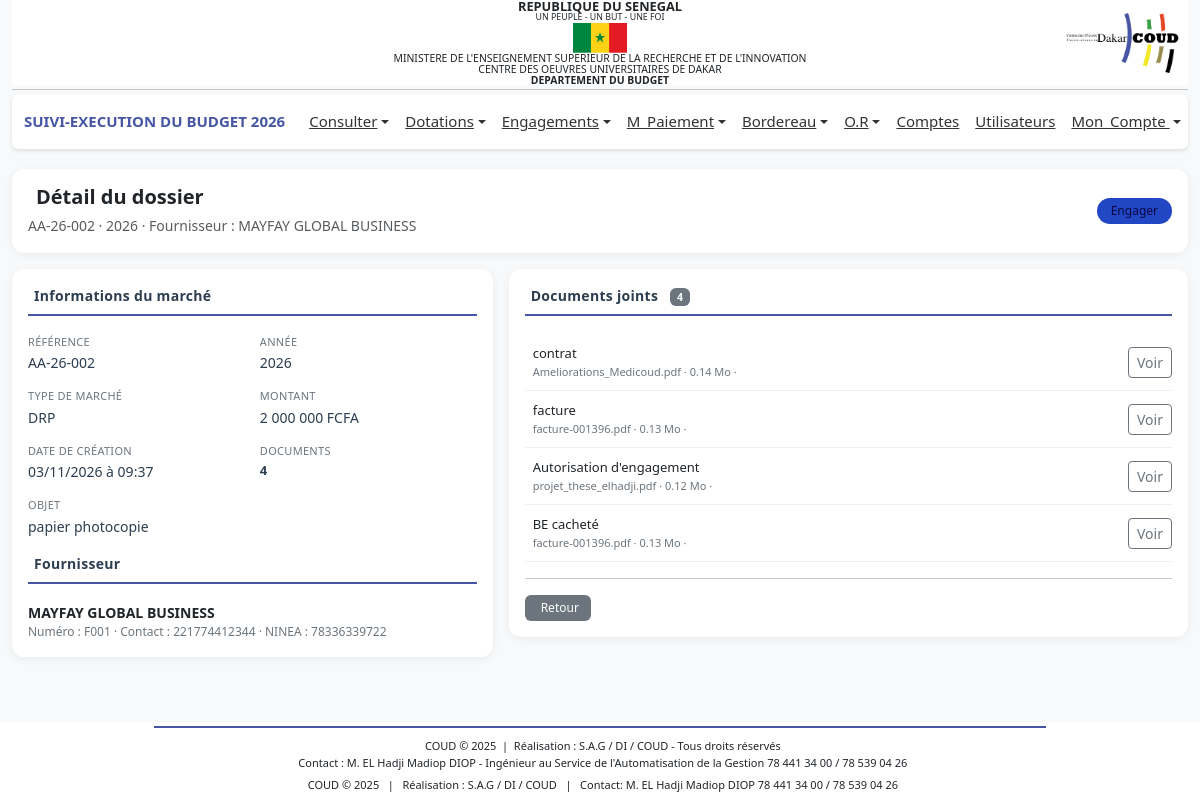
/payement/traitement_marche.php?id=7 (signed in), run on the app's committed database.
### tables this page shows
CREATE TABLE IF NOT EXISTS `sigm_marches` (
  `id` int UNSIGNED NOT NULL AUTO_INCREMENT,
  `reference` varchar(100) NOT NULL,
  `annee` year NOT NULL,
  `montant` decimal(15,2) NOT NULL DEFAULT '0.00',
  `nature` varchar(100) NOT NULL,
  `type_marche` varchar(100) NOT NULL,
  `objet` text NOT NULL,
  `id_fournisseur` int NOT NULL,
  `statut` varchar(200) NOT NULL DEFAULT 'en_attente',
  `statut_2` varchar(255) DEFAULT NULL,
  `motif_annulation` text,
  `created_by` int DEFAULT NULL,
  `validated_by` int DEFAULT NULL,
  `cancelled_by` int DEFAULT NULL,
  `date_creation` datetime NOT NULL DEFAULT CURRENT_TIMESTAMP,
  `date_validation` datetime DEFAULT NULL,
  `date_annulation` datetime DEFAULT NULL,
  `updated_at` datetime DEFAULT NULL ON UPDATE CURRENT_TIMESTAMP,
  PRIMARY KEY (`id`),
  UNIQUE KEY `reference` (`reference`),
  KEY `idx_annee` (`annee`),
  KEY `idx_statut` (`statut`),
  KEY `idx_type_marche` (`nature`),
  KEY `idx_created_by` (`created_by`)
);

CREATE TABLE IF NOT EXISTS `bud_fournisseur` (
  `idFourn` int NOT NULL AUTO_INCREMENT,
  `numFourn` varchar(50) DEFAULT NULL,
  `adresse` varchar(100) DEFAULT NULL,
  `nom` varchar(100) DEFAULT NULL,
  `nature` varchar(100) DEFAULT NULL,
  `ninea` varchar(20) DEFAULT NULL,
  `rccm` varchar(50) DEFAULT NULL,
  `email` varchar(100) DEFAULT NULL,
  `observations` text,
  `dateSys` datetime DEFAULT CURRENT_TIMESTAMP,
  `contact` varchar(100) DEFAULT NULL,
  `numAgrement` varchar(100) DEFAULT NULL,
  `fichierAgrement` varchar(255) DEFAULT NULL,
  PRIMARY KEY (`idFourn`)
);

CREATE TABLE IF NOT EXISTS `sigm_marche_documents` (
  `id` int UNSIGNED NOT NULL AUTO_INCREMENT,
  `marche_id` int UNSIGNED NOT NULL,
  `nom_original` varchar(255) NOT NULL,
  `nom_fichier` varchar(255) NOT NULL,
  `chemin_fichier` varchar(500) NOT NULL,
  `type_document` varchar(150) NOT NULL,
  `extension` varchar(20) NOT NULL,
  `taille` bigint UNSIGNED NOT NULL DEFAULT '0',
  `statut` enum('en_attente','valide','annule') NOT NULL DEFAULT 'en_attente',
  `uploaded_by` int DEFAULT NULL,
  `date_upload` datetime NOT NULL DEFAULT CURRENT_TIMESTAMP,
  PRIMARY KEY (`id`),
  KEY `idx_marche_id` (`marche_id`),
  KEY `idx_statut` (`statut`),
  KEY `idx_type_document` (`type_document`)
);

### payement/traitement_marche.php (the view, shortened to what this page needs)
<?php
global $connexion;
$id = isset($_GET['id']) ? (int) $_GET['id'] : 0;
$sql = "
    SELECT
        m.*,
        f.nom AS nom_fournisseur,
        f.numFourn AS num_fournisseur,
        f.contact AS contact_fournisseur,
        f.ninea AS ninea_fournisseur,
        COUNT(d.id) AS nombre_documents,
        SUM(CASE WHEN d.statut = 'valide' THEN 1 ELSE 0 END) AS documents_valides,
        SUM(CASE WHEN d.statut = 'rejete' THEN 1 ELSE 0 END) AS documents_rejetes,
        SUM(CASE WHEN d.statut = 'en_entente' THEN 1 ELSE 0 END) AS documents_attente
    FROM sigm_marches m
    LEFT JOIN bud_fournisseur f ON f.idFourn = m.id_fournisseur
    LEFT JOIN sigm_marche_documents d ON d.marche_id = m.id
    WHERE m.id = ?
    GROUP BY m.id
";
$stmt = mysqli_prepare($connexion, $sql);
mysqli_stmt_bind_param($stmt, 'i', $id);
mysqli_stmt_execute($stmt);
$result = mysqli_stmt_get_result($stmt);
$marche = mysqli_fetch_assoc($result);
$sqlDocs = '
    SELECT *
    FROM sigm_marche_documents
    WHERE marche_id = ?
    ORDER BY date_upload ASC
';
$stmtDocs = mysqli_prepare($connexion, $sqlDocs);
mysqli_stmt_bind_param($stmtDocs, 'i', $id);
mysqli_stmt_execute($stmtDocs);
$documents = mysqli_stmt_get_result($stmtDocs);
include '../includes/header.php';
?>
<main class="container-fluid mt-3">
    <div class="card card-simple mb-3">
        <div class="card-body py-3">
            <div class="d-flex justify-content-between align-items-center flex-wrap gap-2">
                <div>
                    <h5 class="fw-bold text-dark mb-1">
                        Détail du dossier
                    </h5>
                    <small class="text-muted">
                        <?= htmlspecialchars($marche['reference']) ?>
                        <?php if (!empty($marche['annee'])): ?>
                        · <?= htmlspecialchars($marche['annee']) ?>
                        <?php endif; ?>
                        · Fournisseur : <?= htmlspecialchars($marche['nom_fournisseur'] ?? 'Non défini') ?>
                    </small>
                </div>
                <div>
                    <span class="statut-badge <?= $marche['statut'] ?>">
                        <?php
                        $statuts = [
                            'en_entente' => 'En_entente',
                            'valide' => 'Validé',
                            'engager' => 'Engager',
                            'annule' => 'Annulé',
                            'rejete' => 'Rejeté'
                        ];
                        echo $statuts[$marche['statut']] ?? $marche['statut'];
                        ?>
                    </span>
                </div>
            </div>
        </div>
    </div>
    <div class="row g-3">
        <div class="col-lg-5">
            <div class="card card-simple">
                <div class="card-body">
                    <div class="section-title">
                        Informations du marché
                    </div>
                    <div class="info-grid">
                        <div>
                            <div class="info-label">Référence</div>
                            <div class="info-value"><?= htmlspecialchars($marche['reference']) ?></div>
                        </div>
                        <div>
                            <div class="info-label">Année</div>
                            <div class="info-value"><?= htmlspecialchars($marche['annee']) ?></div>
                        </div>
                        <div>
                            <div class="info-label">Type de marché</div>
                            <div class="info-value"><?= htmlspecialchars($marche['type_marche']) ?></div>
                        </div>
                        <div>
                            <div class="info-label">Montant</div>
                            <div class="info-value">
                                <?= number_format($marche['montant'], 0, ',', ' ') ?> FCFA
                            </div>
                        </div>
                        <div>
                            <div class="info-label">Date de création</div>
                            <div class="info-value">
                                <?= date('d/m/Y à H:i', strtotime($marche['date_creation'])) ?>
                            </div>
                        </div>
                        <div>
                            <div class="info-label">Documents</div>
                            <div class="info-value doc-count">
                                <span class="total"><?= (int) $marche['nombre_documents'] ?></span>
                            </div>
                        </div>
                        <div class="full-width">
                            <div class="info-label">Objet</div>
                            <div class="info-value">
                                <?= nl2br(htmlspecialchars($marche['objet'])) ?>
                            </div>
                        </div>
                    </div>
                    <?php if ($marche['nom_fournisseur']): ?>
                    <div class="section-title mt-3">
                        Fournisseur
                    </div>
                    <div class="fournisseur-info">
                        <div class="nom"><?= htmlspecialchars($marche['nom_fournisseur']) ?></div>
                        <div class="num">
                            <?php if ($marche['num_fournisseur']): ?>
                            Numéro : <?= htmlspecialchars($marche['num_fournisseur']) ?>
                            <?php endif; ?>
                            <?php if ($marche['contact_fournisseur']): ?>
                            · Contact : <?= htmlspecialchars($marche['contact_fournisseur']) ?>
                            <?php endif; ?>
                            <?php if ($marche['ninea_fournisseur']): ?>
                            · NINEA : <?= htmlspecialchars($marche['ninea_fournisseur']) ?>
                            <?php endif; ?>
                        </div>
                    </div>
                    <?php endif; ?>
                </div>
            </div>
        </div>
        <div class="col-lg-7">
            <div class="card card-simple">
                <div class="card-body">
                    <div class="section-title">
                        Documents joints
                        <span class="badge bg-secondary ms-2"><?= (int) $marche['nombre_documents'] ?></span>
                    </div>
                    <?php if (mysqli_num_rows($documents) > 0): ?>
                    <?php while ($doc = mysqli_fetch_assoc($documents)): ?>
                    <div class="document-item">
                        <div class="d-flex justify-content-between align-items-center gap-2">
                            <div class="d-flex align-items-center gap-2 flex-grow-1" style="min-width:0;">
                                <div class="flex-grow-1" style="min-width:0;">
                                    <div class="document-name text-truncate">
                                        <?= htmlspecialchars($doc['type_document']) ?>
                                    </div>
                                    <div class="document-meta">
                                        <?= htmlspecialchars($doc['nom_original']) ?>
                                        <?php if (!empty($doc['taille'])): ?>
                                        · <?= number_format($doc['taille'] / 1024 / 1024, 2) ?> Mo
                                        <?php endif; ?>
                                        · <span class="document-status <?= htmlspecialchars($doc['statut']) ?>">
                                        </span>
                                    </div>
                                </div>
                            </div>
                            <div class="d-flex align-items-center gap-1">
                                <a href="../<?= htmlspecialchars($doc['chemin_fichier']) ?>" target="_blank"
                                    class="btn btn-outline-secondary btn-sm">
                                    <i class="bi bi-eye"></i> Voir
                                </a>
                            </div>
                        </div>
                    </div>
                    <?php endwhile; ?>
                    <?php endif; ?>
                    <hr class="my-3">
                    <div class="d-flex justify-content-between align-items-center flex-wrap gap-2">
                        <div class="d-flex gap-2">
                            <a href="javascript:history.back()" class="btn-action btn-back">
                                <i class="bi bi-arrow-left"></i> Retour
                            </a>
                        </div>
                    </div>
                </div>
            </div>
        </div>
    </div>
</main>
<?php include '../includes/footer.php'; ?>

### includes/header.php (style rules this page uses)
body { font-family: 'Segoe UI', Tahoma, sans-serif; background-color: #f8f9fa; margin: 0; display: flex; flex-direction: column; min-height: 100vh; }
main { flex: 1; }

### payement/traitement_marche.php (style rules this page uses)
.card-simple { border: 0; border-radius: 12px; box-shadow: 0 2px 10px rgba(0, 0, 0, 0.06); }
.section-title { font-size: 14px; font-weight: 600; color: #2c3e50; border-bottom: 2px solid #4655a4; padding-bottom: 8px; margin-bottom: 18px; letter-spacing: 0.3px; }
.info-label { color: #6c757d; font-size: 11px; font-weight: 500; text-transform: uppercase; letter-spacing: 0.3px; }
.info-value { font-size: 14px; font-weight: 500; color: #2c3e50; margin-top: 2px; }
.statut-badge { font-size: 12px; padding: 4px 14px; border-radius: 20px; font-weight: 500; display: inline-block; }
.statut-badge.engager { background: #2247c4; color: #0a0745; }
.document-item { border-bottom: 1px solid #f0f0f0; padding: 10px 0; }
.document-name { font-size: 13px; font-weight: 500; }
.document-meta { font-size: 11px; color: #6c757d; }
.document-status { font-size: 10px; padding: 2px 10px; border-radius: 12px; font-weight: 500; }
.btn-action { font-size: 12px; padding: 4px 12px; border-radius: 6px; border: none; display: inline-flex; align-items: center; gap: 4px; text-decoration: none; transition: all 0.2s ease; }
.btn-action.btn-back { background: #6c757d; color: #fff; }
.fournisseur-info .nom { font-weight: 600; font-size: 14px; }
.fournisseur-info .num { font-size: 12px; color: #6c757d; }
.doc-count { font-size: 13px; }
.doc-count .total { font-weight: 600; }
.info-grid { display: grid; grid-template-columns: 1fr 1fr; gap: 15px; }
.info-grid .full-width { grid-column: 1 / -1; }

### data on the page
sigm_marches: reference "AA-26-002", annee "2026", bud_fournisseur.nom "MAYFAY GLOBAL BUSINESS", statut "Engager", type_marche "DRP", montant "2 000 000", date_creation "03/11/2026 à 09:37", objet "papier photocopie", bud_fournisseur.numFourn "F001", bud_fournisseur.contact "221774412344", bud_fournisseur.ninea "78336339722"
sigm_marche_documents: type_document "contrat", nom_original "Ameliorations_Medicoud.pdf", $doc['taille']/1024/1024 "0.14"
sigm_marche_documents: type_document "facture", nom_original "facture-001396.pdf", $doc['taille']/1024/1024 "0.13"
sigm_marche_documents: type_document "Autorisation d'engagement", nom_original "projet_these_elhadji.pdf", $doc['taille']/1024/1024 "0.12"
sigm_marche_documents: type_document "BE cacheté", nom_original "facture-001396.pdf", $doc['taille']/1024/1024 "0.13"

### other printed values
$_SESSION['an'] "2026"
$marche['nombre_documents'] "4"
